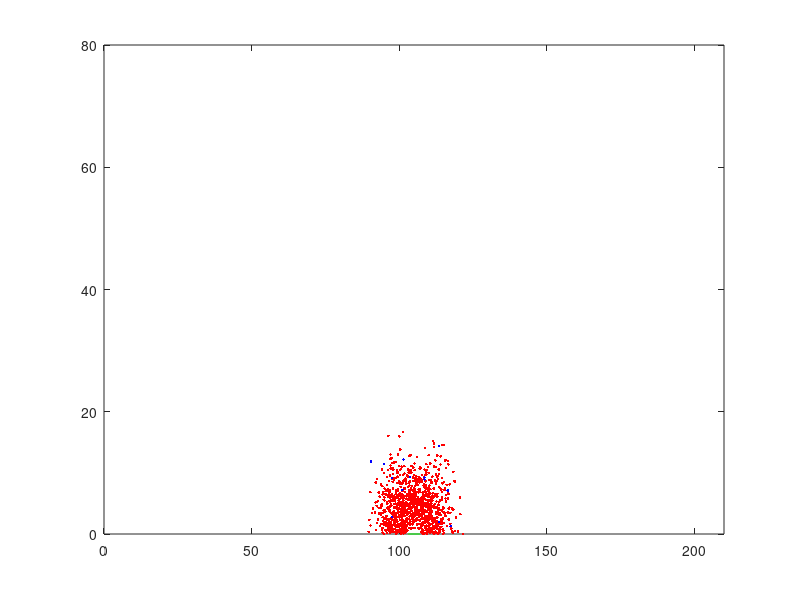

Reproduce this figure in MATLAB.
% MODELE INDIVIDU-CENTRE
% Evacuation d'une salle avec des individus calmes, paniqués et appeurés
clear all; close all;

%% Paramètres des équations :
D = 0.2;    % coeficient de diffusion
cp= 0.5;
vp=1.5;     % vitesse d'un individu paniqué (m/s)
vc=1;       % vitesse d'un individu calme (m/s)

%% Paramètre spatiaux
l=210;      % longueur salle (m)
L=80;       % Largeur salle (m)
xPorte=l/2; % Position de la porte
yPorte=0;
lPorte=4;   % longueur de la porte (m)

%% Discretisation spatial
h=1;            % pas spatial

%% Discretisation temporelle
t0=0;      % temps initial (s)
tf=100;     % temps final (s)
t=t0;      % temps courant (s)
dt=0.1;    % pas de temps (s)

%% Distribution des individus
% p=0 si calme ; p=1 si paniqué
N=1700;         % population totale
P0=200;         % nb d'individus paniqués
p=false(1,N);   % distribution du carractère panique dans la population
p(1:P0)=true;
x=l*rand([N,1]);% répartition spatiale des individus
y=L*rand([N,1]);
w=zeros(1,N);   % probabilité de paniquer
Densite = N/(l*L);

%% Boucle Principale
% Affichage
figure(1);
plot(x(p),y(p),'r.',x(~p),y(~p),'b.');
line([xPorte-lPorte/2 xPorte+lPorte/2],[yPorte yPorte],'Color','green')
axis([0,l,0,L]);
    

tic
while t<tf
    drawnow;
    N=length(x);
    % Diffusion du carractère de panique
    % influencée par densité avoisinante
    w=dt*cp*(~p)*Densite;
    irep=find(rand(1,N)<w);
    for i=1:length(irep)
        [~,rempl] = min((x - x(irep(i))).^2 ...
           + (y - y(irep(i))).^2 ... 
           + 10*(x == x(irep(i))).*(y == y(irep(i))));
        p(rempl) = true;
    end
    
    % Déplacement des individus
    % vitesse diminuée en fonction de la densité
    T=transpose(p);
    x= x + (xPorte-x)*dt.*(T*(dt*(vp-Densite*vp/3)-dt*(vc-Densite*vc/3))+dt*(vc-Densite*vp/3)) ...
        + randn(size(x))*sqrt(2*D*dt);
   
    y= y + (yPorte-y)*dt.*(T*(dt*(vp-Densite*vp/3)-dt*(vc-Densite*vc/3))+dt*(vc-Densite*vp/3)) ...
        + randn(size(y))*sqrt(2*D*dt);
    
    x=abs(x);
    y=abs(y);
    
    % Sortie des individus
    j=1;
    while j<length(x)
        if (y(j)<=(yPorte+0.5) && x(j)<=(xPorte+lPorte/2) && x(j)>=(xPorte-lPorte/2))
            x(j)=[];
            p(j)=[];
            y(j)=[];
        end
        j=j+1;
    end
    
    % MAJ densité
    Densite=length(p)/((max(y)-min(y))*(max(x)-min(x)));
    
    % Affichage
    figure(1);
    plot(x(p),y(p),'r.',x(~p),y(~p),'b.');
    line([xPorte-lPorte/2 xPorte+lPorte/2],[yPorte yPorte],'Color','green')
    axis([0,l,0,L]);
    
    t=t+dt;
end
toc
